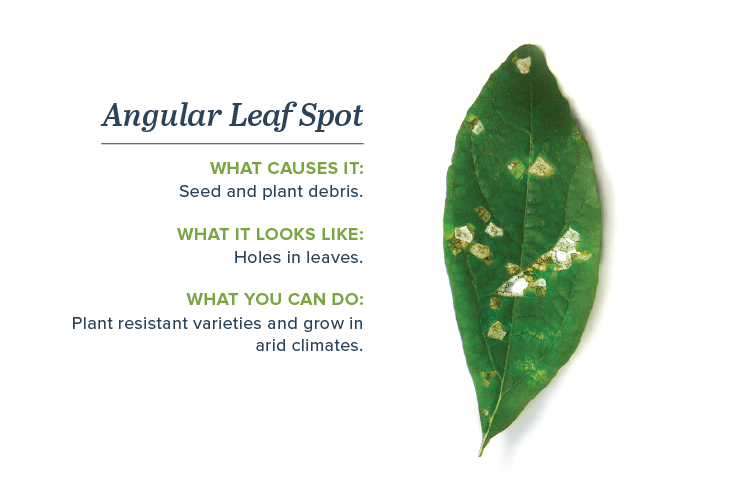
#> input picture data/widgets/angular_leaf_spot.png, 750 x 500 px
$ python -i image_scraper.py   (imports and definitions only)
#> lines starting #> are read from the running program, lines starting #| are printed output that depends on the picture; after the words box and inside, x2 and y2 are one past the last pixel; in counts of white or black regions, pixels touching at a corner belong together
import re
import requests
import os
from urllib.request import Request, urlopen
import io
import bs4
import cv2
import numpy as np
import pandas as pd
from PIL import Image
from typing import NoReturn
from pytesseract import pytesseract

pytesseract.tesseract_cmd = r'C:\Program Files\Tesseract-OCR\tesseract.exe'


# [17 lines left out: functions show_image, scrape_image, not called in this run]


def get_text_from_image(img_buffer: str) -> list:
#> called with img_buffer = '../../data/widgets/angular_leaf_spot.png'
    if os.path.isfile(img_buffer):
        img = Image.open(img_buffer)
#> img is the input picture: PIL image 750x500 RGB; mean R, G, B 229, 235.4, 227.9
    else:
        img = scrape_image(img_buffer)

    # Crop the image
    cropped_img = img.crop((0, img.size[1] * 0.03, img.size[0], img.size[1] * 0.97))
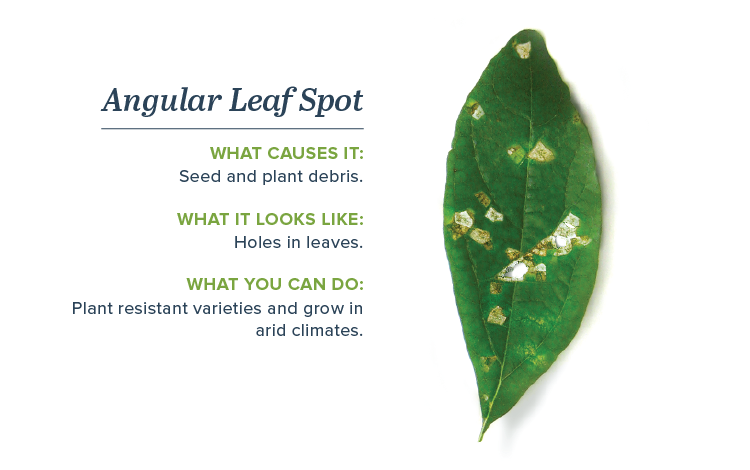
#> cropped_img: PIL image 750x470 RGB; mean R, G, B 227.4, 234.1, 226.2

    # Convert the image to gray scale
    img_gray = cv2.cvtColor(np.array(cropped_img), cv2.COLOR_BGR2GRAY)
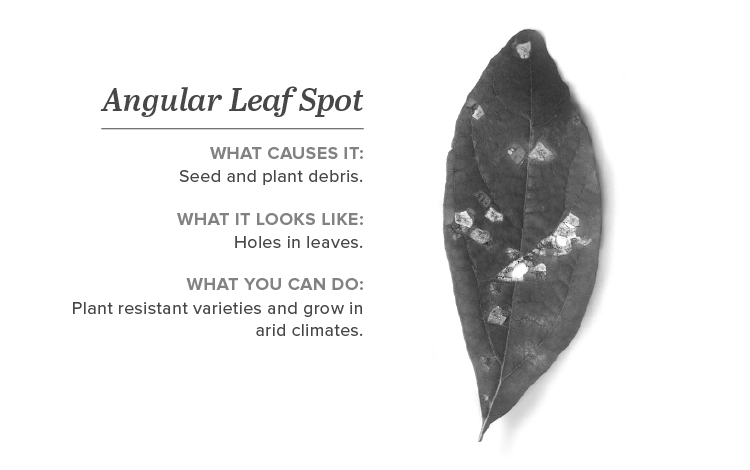
#> img_gray: shape (470, 750); min 35, max 255, mean 231

    # Convert the grayscale image to binary form using thresholding
    # Binary representation is required for coloured images.
    # Binarization makes it easier for Tesseract to detect text correctly
    img_threshold = cv2.threshold(img_gray, 0, 255, cv2.THRESH_BINARY | cv2.THRESH_OTSU)[1]
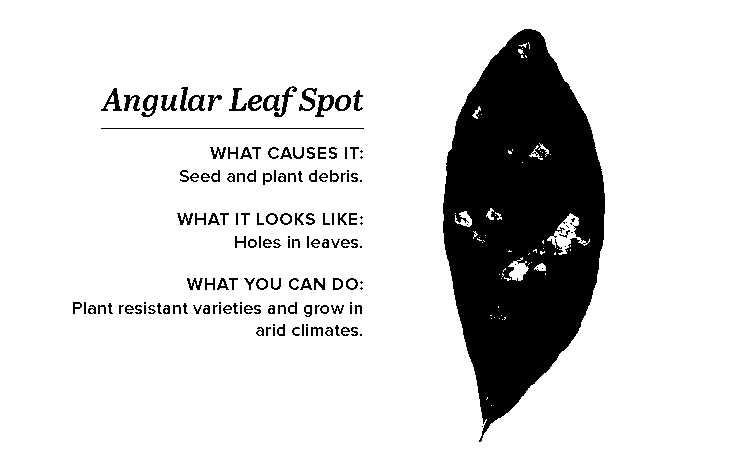
#> img_threshold: shape (470, 750); 85.7% white; 160 black regions (36 under 20 px), largest, box (x1, y1, x2, y2) and area: (443, 29, 605, 442) 42819, (101, 128, 364, 129) 263, (315, 95, 334, 117) 184

    # Display the image
    # show_image(img_threshold, 'Binarized image')

    # Feed the image to tesseract
#> (the run stopped early here; a loop or call above may not have finished)

$ run again, on data/widgets/anthracnose.png
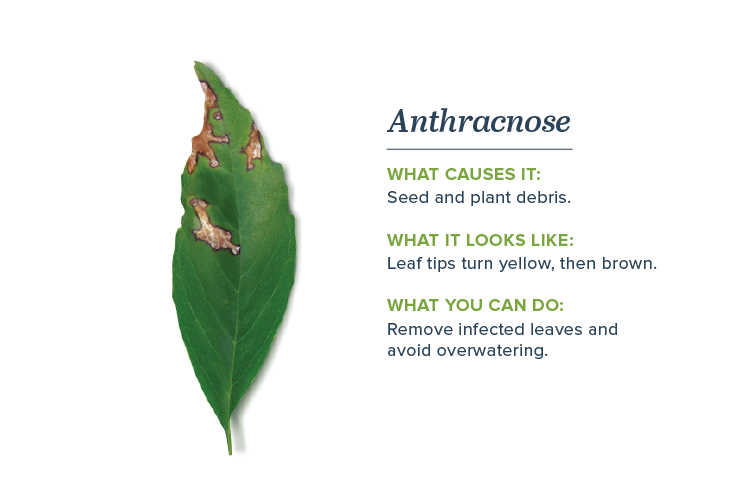
#> input picture data/widgets/anthracnose.png, 750 x 500 px
#> in get_text_from_image, img is the input picture: PIL image 750x500 RGB; mean R, G, B 236.9, 240.8, 236.2
#> in get_text_from_image, `img_gray = cv2.cvtColor(np.array(cropped_img), cv2.COLOR_BGR2GRAY)`:
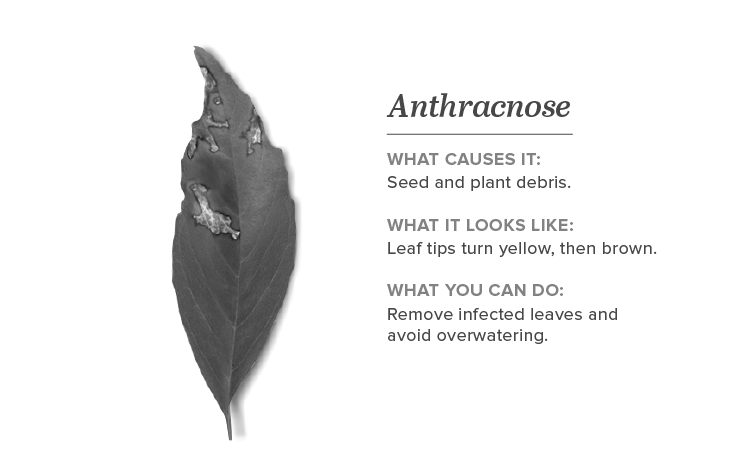
#> img_gray: shape (470, 750); min 19, max 255, mean 237.9
#> in get_text_from_image, `img_threshold = cv2.threshold(img_gray, 0, 255, cv2.THRESH_BINARY | cv..`:
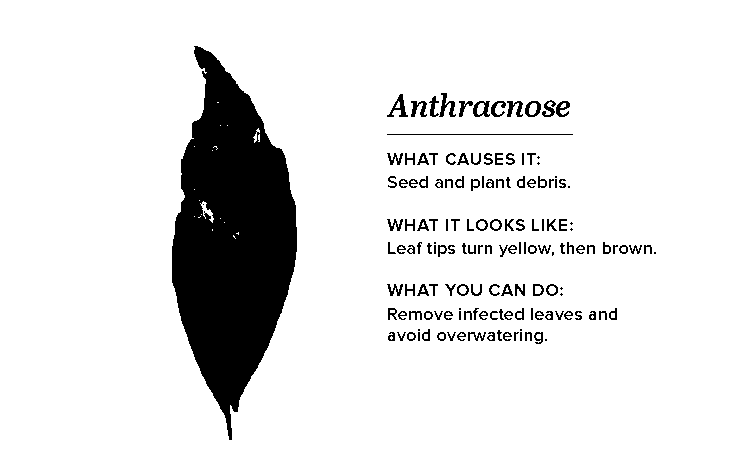
#> img_threshold: shape (470, 750); 89.6% white; 152 black regions (21 under 20 px), largest, box (x1, y1, x2, y2) and area: (172, 46, 297, 440) 29387, (387, 134, 573, 135) 186, (387, 94, 408, 117) 176

$ run again, on data/widgets/aphids.png
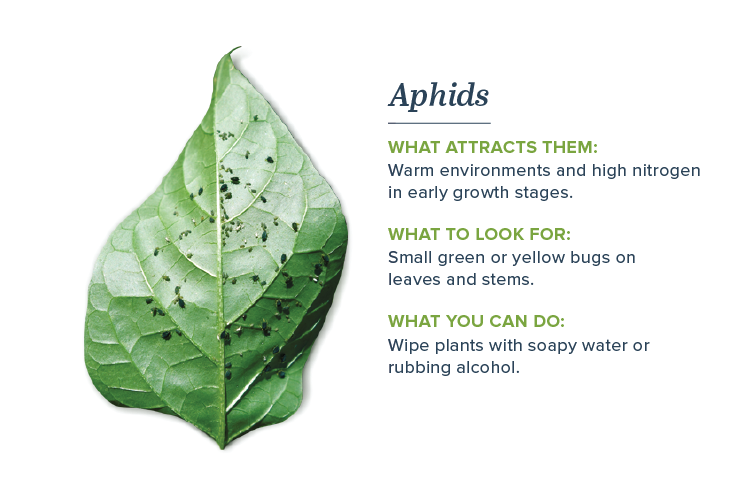
#> input picture data/widgets/aphids.png, 750 x 500 px
#> in get_text_from_image, img is the input picture: PIL image 750x500 RGB; mean R, G, B 228.8, 236.2, 227.5
#> in get_text_from_image, `img_gray = cv2.cvtColor(np.array(cropped_img), cv2.COLOR_BGR2GRAY)`:
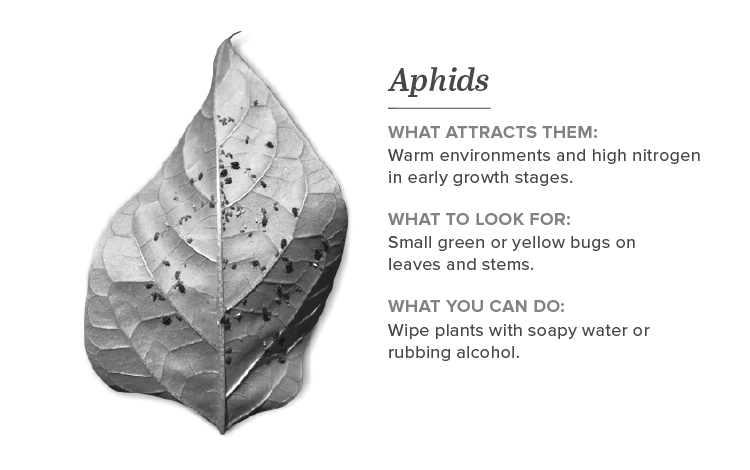
#> img_gray: shape (470, 750); min 11, max 255, mean 231.3
#> in get_text_from_image, `img_threshold = cv2.threshold(img_gray, 0, 255, cv2.THRESH_BINARY | cv..`:
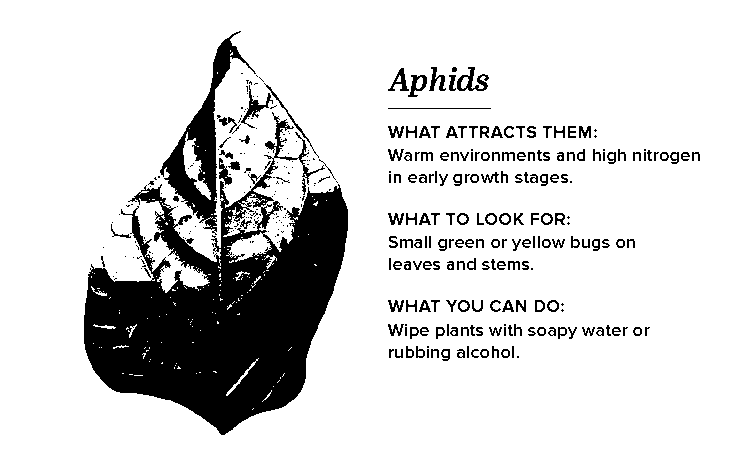
#> img_threshold: shape (470, 750); 84.7% white; 360 black regions (175 under 20 px), largest, box (x1, y1, x2, y2) and area: (84, 112, 348, 435) 39119, (160, 31, 256, 235) 4340, (457, 67, 489, 91) 316

$ run again, on data/widgets/bacterial_blight.png
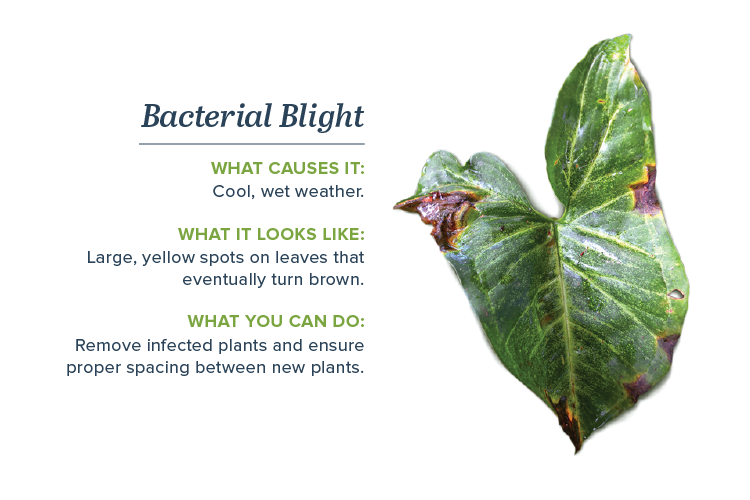
#> input picture data/widgets/bacterial_blight.png, 750 x 500 px
#> in get_text_from_image, img is the input picture: PIL image 750x500 RGB; mean R, G, B 226.5, 230.8, 223.4
#> in get_text_from_image, `img_gray = cv2.cvtColor(np.array(cropped_img), cv2.COLOR_BGR2GRAY)`:
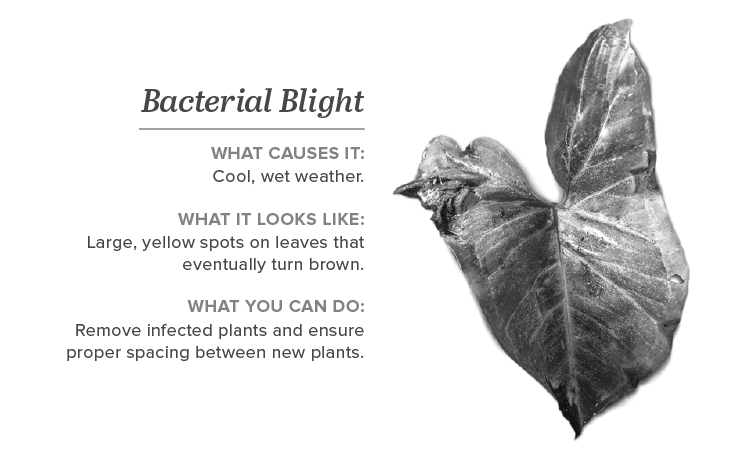
#> img_gray: shape (470, 750); min 10, max 255, mean 226.4
#> in get_text_from_image, `img_threshold = cv2.threshold(img_gray, 0, 255, cv2.THRESH_BINARY | cv..`:
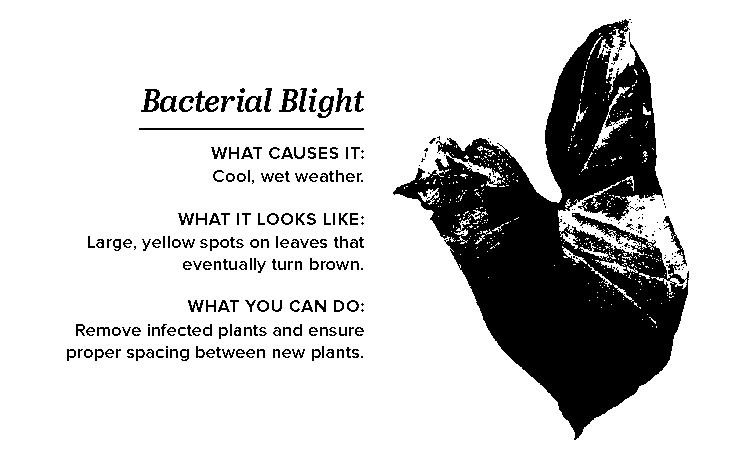
#> img_threshold: shape (470, 750); 82.2% white; 290 black regions (113 under 20 px), largest, box (x1, y1, x2, y2) and area: (393, 19, 689, 440) 53020, (139, 128, 364, 130) 450, (195, 91, 219, 112) 222
